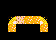

This game map was drawn from its Tiled (.tmx) file and the tilesets committed beside it. A one-line description and the full map source follow:
An orthogonal 7x5 tile map with 8x8 px tiles, 1 tile layer (Tile Layer 1), 2 tilesets.

<map version="1.4" tiledversion="1.4.3" orientation="orthogonal" renderorder="right-down" width="7" height="5" tilewidth="8" tileheight="8" infinite="0" nextlayerid="2" nextobjectid="1">
 <tileset firstgid="1" source="../assets/democart.tsx" />
 <tileset firstgid="257" source="../assets/tbj2_startcart2spr.tsx" />
 <layer id="1" name="Tile Layer 1" width="7" height="5">
  <data encoding="csv">
0,0,0,0,0,0,0,
0,0,0,0,0,0,0,
0,69,15,16,16,2147483717,0,
0,16,0,0,0,16,0,
0,0,0,0,0,0,0
</data>
 </layer>
</map>
